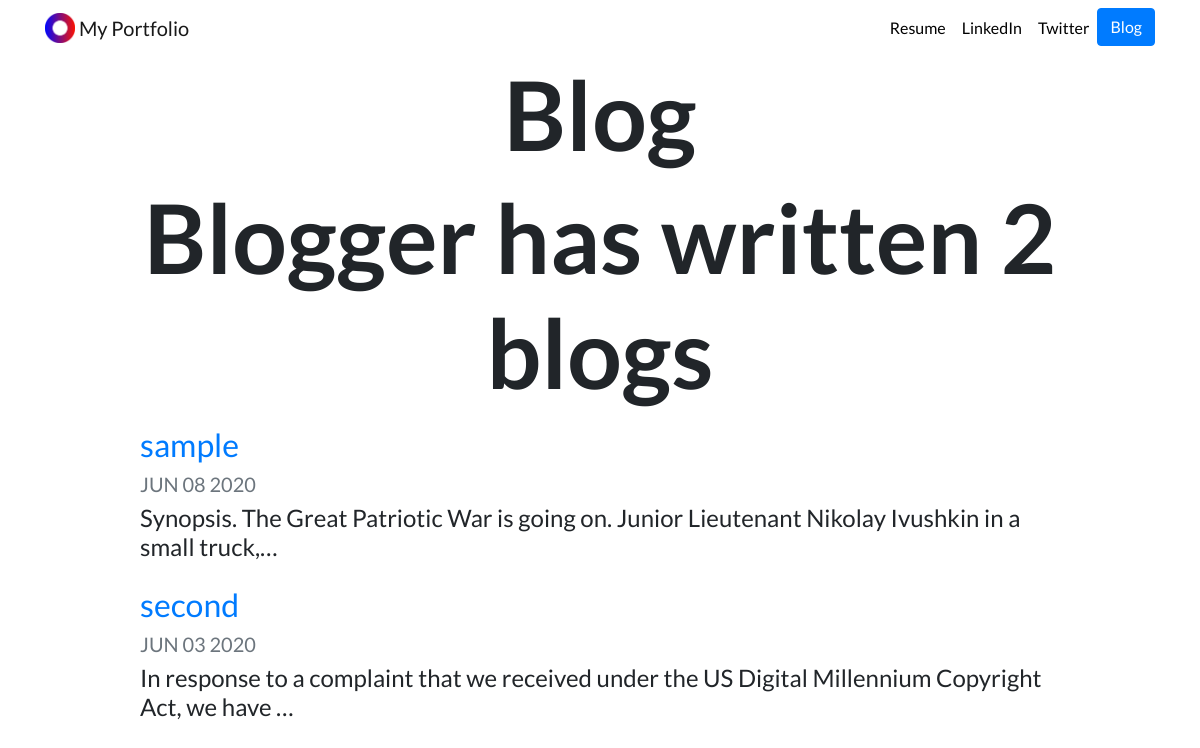
Screenshot of /blog/ with the database file from the repository.
### blog/models.py (models this page shows, shortened)
class Blog(models.Model):
    title = models.CharField(max_length=50)
    description = models.TextField()
    date = models.DateField()

### blog/views.py (the view)
# urls.py: path('', views.all_blogs, name = 'all_blogs'),
def all_blogs(request):
    blogs = Blog.objects.order_by('-date')
    return render(request, 'blog/all_blogs.html', {'blogs': blogs})

### blog/templates/blog/all_blogs.html
{% extends 'portfolio/base.html' %}
{% load static %}
{% block content %}
    <h1 id="blogtitle" class="font-weight-bold text-center">Blog</h1>
<h3 id="blogtitle" class="font-weight-bold text-center">Blogger has written {{ blogs.count }} blog{{ blogs.count|pluralize }}</h3>
{% for blog in blogs %}
<div class="row justify-content-center my-3">
  <div class="col-md-10">
    <a href="{% url 'blog:detail' blog.id %}">
      <h2>{{ blog.title }}</h2>
    </a>
    <h5 class="text-muted">{{ blog.date|date:'M d Y'|upper }}</h5>
    <h4>{{ blog.description|striptags|truncatechars:100 }}</h4>
  </div>
</div>
{% endfor%}
{% endblock %}

### portfolio/static/portfolio/custom.css (style rules this page uses)
body { font-family: 'Lato', sans-serif; }
#blogtitle { font-size: 6rem; }

### rows the page displays
Blog: title "sample", date "JUN 08 2020", description "Synopsis. The Great Patriotic War is going on. Junior Lieutenant Nikolay Ivushkin in a small truck,…"
Blog: title "second", date "JUN 03 2020", description "In response to a complaint that we received under the US Digital Millennium Copyright Act, we have …"

### other values shown
{{ blogs.count }} "2"
